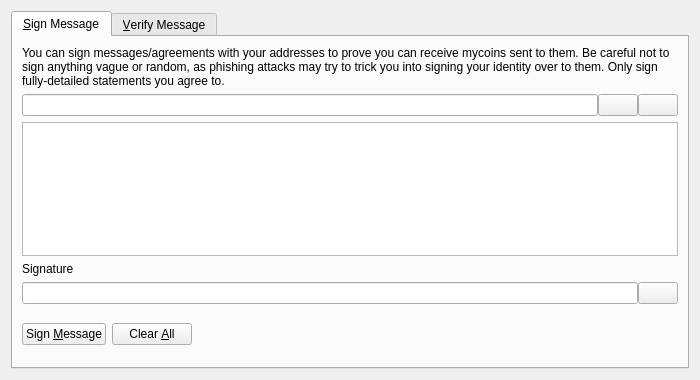
<?xml version="1.0" encoding="UTF-8"?>
<ui version="4.0">
 <class>SignVerifyMessageDialog</class>
 <widget class="QDialog" name="SignVerifyMessageDialog">
  <property name="geometry">
   <rect>
    <x>0</x>
    <y>0</y>
    <width>700</width>
    <height>380</height>
   </rect>
  </property>
  <property name="windowTitle">
   <string>Signatures - Sign / Verify a Message</string>
  </property>
  <property name="modal">
   <bool>true</bool>
  </property>
  <layout class="QVBoxLayout" name="verticalLayout">
   <item>
    <widget class="QTabWidget" name="tabWidget">
     <property name="currentIndex">
      <number>0</number>
     </property>
     <widget class="QWidget" name="tabSignMessage">
      <attribute name="title">
       <string>&amp;Sign Message</string>
      </attribute>
      <layout class="QVBoxLayout" name="verticalLayout_SM">
       <item>
        <widget class="QLabel" name="infoLabel_SM">
         <property name="text">
          <string>You can sign messages/agreements with your addresses to prove you can receive mycoins sent to them. Be careful not to sign anything vague or random, as phishing attacks may try to trick you into signing your identity over to them. Only sign fully-detailed statements you agree to.</string>
         </property>
         <property name="textFormat">
          <enum>Qt::PlainText</enum>
         </property>
         <property name="wordWrap">
          <bool>true</bool>
         </property>
        </widget>
       </item>
       <item>
        <layout class="QHBoxLayout" name="horizontalLayout_1_SM">
         <property name="spacing">
          <number>0</number>
         </property>
         <item>
          <widget class="QValidatedLineEdit" name="addressIn_SM">
           <property name="toolTip">
            <string>The Mycoin address to sign the message with</string>
           </property>
          </widget>
         </item>
         <item>
          <widget class="QPushButton" name="addressBookButton_SM">
           <property name="toolTip">
            <string>Choose previously used address</string>
           </property>
           <property name="text">
            <string/>
           </property>
           <property name="icon">
            <iconset resource="../bitcoin.qrc">
             <normaloff>:/icons/address-book</normaloff>:/icons/address-book</iconset>
           </property>
           <property name="shortcut">
            <string>Alt+A</string>
           </property>
           <property name="autoDefault">
            <bool>false</bool>
           </property>
          </widget>
         </item>
         <item>
          <widget class="QPushButton" name="pasteButton_SM">
           <property name="toolTip">
            <string>Paste address from clipboard</string>
           </property>
           <property name="text">
            <string/>
           </property>
           <property name="icon">
            <iconset resource="../bitcoin.qrc">
             <normaloff>:/icons/editpaste</normaloff>:/icons/editpaste</iconset>
           </property>
           <property name="shortcut">
            <string>Alt+P</string>
           </property>
           <property name="autoDefault">
            <bool>false</bool>
           </property>
          </widget>
         </item>
        </layout>
       </item>
       <item>
        <widget class="QPlainTextEdit" name="messageIn_SM">
         <property name="toolTip">
          <string>Enter the message you want to sign here</string>
         </property>
        </widget>
       </item>
       <item>
        <widget class="QLabel" name="signatureLabel_SM">
         <property name="text">
          <string>Signature</string>
         </property>
         <property name="textFormat">
          <enum>Qt::PlainText</enum>
         </property>
        </widget>
       </item>
       <item>
        <layout class="QHBoxLayout" name="horizontalLayout_2_SM">
         <property name="spacing">
          <number>0</number>
         </property>
         <item>
          <widget class="QLineEdit" name="signatureOut_SM">
           <property name="font">
            <font>
             <italic>true</italic>
            </font>
           </property>
           <property name="readOnly">
            <bool>true</bool>
           </property>
          </widget>
         </item>
         <item>
          <widget class="QPushButton" name="copySignatureButton_SM">
           <property name="toolTip">
            <string>Copy the current signature to the system clipboard</string>
           </property>
           <property name="text">
            <string/>
           </property>
           <property name="icon">
            <iconset resource="../bitcoin.qrc">
             <normaloff>:/icons/editcopy</normaloff>:/icons/editcopy</iconset>
           </property>
           <property name="autoDefault">
            <bool>false</bool>
           </property>
          </widget>
         </item>
        </layout>
       </item>
       <item>
        <layout class="QHBoxLayout" name="horizontalLayout_3_SM">
         <item>
          <widget class="QPushButton" name="signMessageButton_SM">
           <property name="toolTip">
            <string>Sign the message to prove you own this Mycoin address</string>
           </property>
           <property name="text">
            <string>Sign &amp;Message</string>
           </property>
           <property name="icon">
            <iconset resource="../bitcoin.qrc">
             <normaloff>:/icons/edit</normaloff>:/icons/edit</iconset>
           </property>
           <property name="autoDefault">
            <bool>false</bool>
           </property>
          </widget>
         </item>
         <item>
          <widget class="QPushButton" name="clearButton_SM">
           <property name="toolTip">
            <string>Reset all sign message fields</string>
           </property>
           <property name="text">
            <string>Clear &amp;All</string>
           </property>
           <property name="icon">
            <iconset resource="../bitcoin.qrc">
             <normaloff>:/icons/remove</normaloff>:/icons/remove</iconset>
           </property>
           <property name="autoDefault">
            <bool>false</bool>
           </property>
          </widget>
         </item>
         <item>
          <spacer name="horizontalSpacer_1_SM">
           <property name="orientation">
            <enum>Qt::Horizontal</enum>
           </property>
           <property name="sizeHint" stdset="0">
            <size>
             <width>40</width>
             <height>48</height>
            </size>
           </property>
          </spacer>
         </item>
         <item>
          <widget class="QLabel" name="statusLabel_SM">
           <property name="font">
            <font>
             <weight>75</weight>
             <bold>true</bold>
            </font>
           </property>
           <property name="text">
            <string/>
           </property>
           <property name="wordWrap">
            <bool>true</bool>
           </property>
          </widget>
         </item>
         <item>
          <spacer name="horizontalSpacer_2_SM">
           <property name="orientation">
            <enum>Qt::Horizontal</enum>
           </property>
           <property name="sizeHint" stdset="0">
            <size>
             <width>40</width>
             <height>48</height>
            </size>
           </property>
          </spacer>
         </item>
        </layout>
       </item>
      </layout>
     </widget>
     <widget class="QWidget" name="tabVerifyMessage">
      <attribute name="title">
       <string>&amp;Verify Message</string>
      </attribute>
      <layout class="QVBoxLayout" name="verticalLayout_VM">
       <item>
        <widget class="QLabel" name="infoLabel_VM">
         <property name="text">
          <string>Enter the receiver's address, message (ensure you copy line breaks, spaces, tabs, etc. exactly) and signature below to verify the message. Be careful not to read more into the signature than what is in the signed message itself, to avoid being tricked by a man-in-the-middle attack. Note that this only proves the signing party receives with the address, it cannot prove sendership of any transaction!</string>
         </property>
         <property name="textFormat">
          <enum>Qt::PlainText</enum>
         </property>
         <property name="alignment">
          <set>Qt::AlignLeading|Qt::AlignLeft|Qt::AlignTop</set>
         </property>
         <property name="wordWrap">
          <bool>true</bool>
         </property>
        </widget>
       </item>
       <item>
        <layout class="QHBoxLayout" name="horizontalLayout_1_VM">
         <property name="spacing">
          <number>0</number>
         </property>
         <item>
          <widget class="QValidatedLineEdit" name="addressIn_VM">
           <property name="toolTip">
            <string>The Mycoin address the message was signed with</string>
           </property>
          </widget>
         </item>
         <item>
          <widget class="QPushButton" name="addressBookButton_VM">
           <property name="toolTip">
            <string>Choose previously used address</string>
           </property>
           <property name="text">
            <string/>
           </property>
           <property name="icon">
            <iconset resource="../bitcoin.qrc">
             <normaloff>:/icons/address-book</normaloff>:/icons/address-book</iconset>
           </property>
           <property name="shortcut">
            <string>Alt+A</string>
           </property>
           <property name="autoDefault">
            <bool>false</bool>
           </property>
          </widget>
         </item>
        </layout>
       </item>
       <item>
        <widget class="QPlainTextEdit" name="messageIn_VM"/>
       </item>
       <item>
        <widget class="QValidatedLineEdit" name="signatureIn_VM"/>
       </item>
       <item>
        <layout class="QHBoxLayout" name="horizontalLayout_2_VM">
         <item>
          <widget class="QPushButton" name="verifyMessageButton_VM">
           <property name="toolTip">
            <string>Verify the message to ensure it was signed with the specified Mycoin address</string>
           </property>
           <property name="text">
            <string>Verify &amp;Message</string>
           </property>
           <property name="icon">
            <iconset resource="../bitcoin.qrc">
             <normaloff>:/icons/transaction_0</normaloff>:/icons/transaction_0</iconset>
           </property>
           <property name="autoDefault">
            <bool>false</bool>
           </property>
          </widget>
         </item>
         <item>
          <widget class="QPushButton" name="clearButton_VM">
           <property name="toolTip">
            <string>Reset all verify message fields</string>
           </property>
           <property name="text">
            <string>Clear &amp;All</string>
           </property>
           <property name="icon">
            <iconset resource="../bitcoin.qrc">
             <normaloff>:/icons/remove</normaloff>:/icons/remove</iconset>
           </property>
           <property name="autoDefault">
            <bool>false</bool>
           </property>
          </widget>
         </item>
         <item>
          <spacer name="horizontalSpacer_1_VM">
           <property name="orientation">
            <enum>Qt::Horizontal</enum>
           </property>
           <property name="sizeHint" stdset="0">
            <size>
             <width>40</width>
             <height>48</height>
            </size>
           </property>
          </spacer>
         </item>
         <item>
          <widget class="QLabel" name="statusLabel_VM">
           <property name="font">
            <font>
             <weight>75</weight>
             <bold>true</bold>
            </font>
           </property>
           <property name="text">
            <string/>
           </property>
           <property name="wordWrap">
            <bool>true</bool>
           </property>
          </widget>
         </item>
         <item>
          <spacer name="horizontalSpacer_2_VM">
           <property name="orientation">
            <enum>Qt::Horizontal</enum>
           </property>
           <property name="sizeHint" stdset="0">
            <size>
             <width>40</width>
             <height>48</height>
            </size>
           </property>
          </spacer>
         </item>
        </layout>
       </item>
      </layout>
     </widget>
    </widget>
   </item>
  </layout>
 </widget>
 <customwidgets>
  <customwidget>
   <class>QValidatedLineEdit</class>
   <extends>QLineEdit</extends>
   <header>qvalidatedlineedit.h</header>
  </customwidget>
 </customwidgets>
 <resources>
  <include location="../bitcoin.qrc"/>
 </resources>
 <connections/>
</ui>
